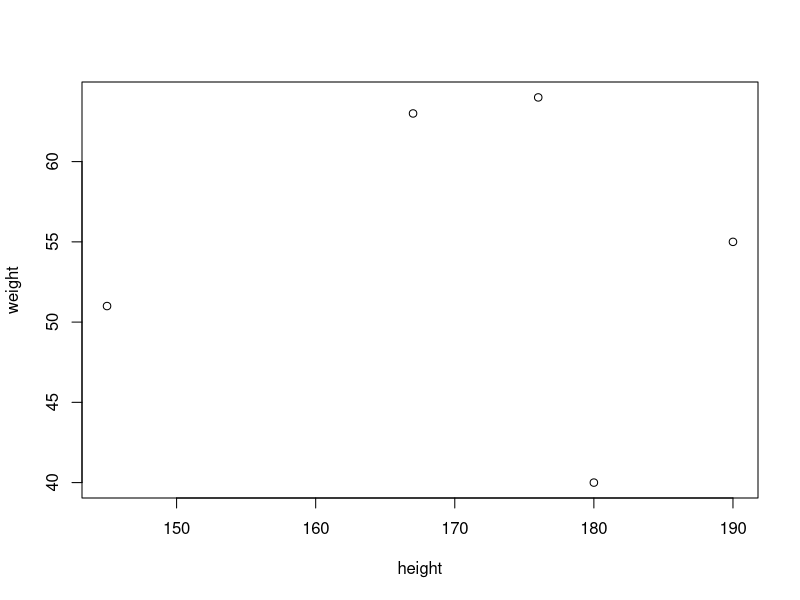
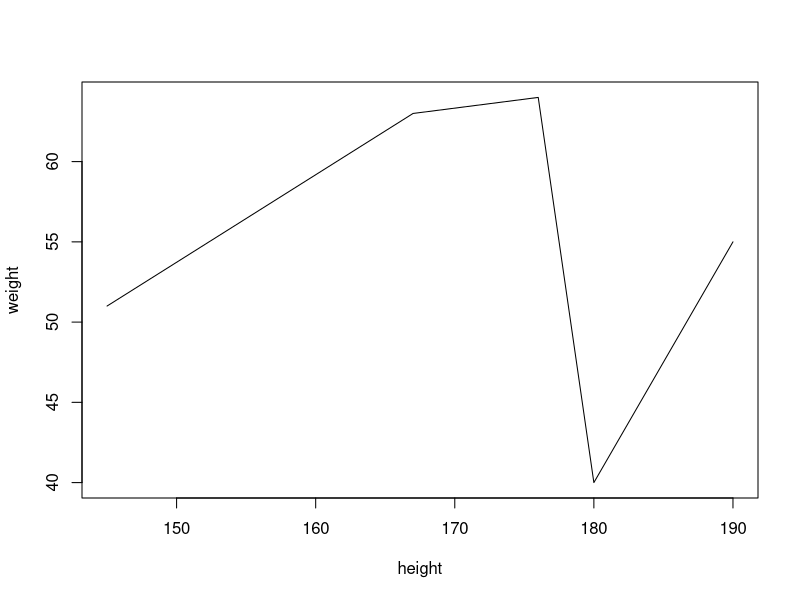
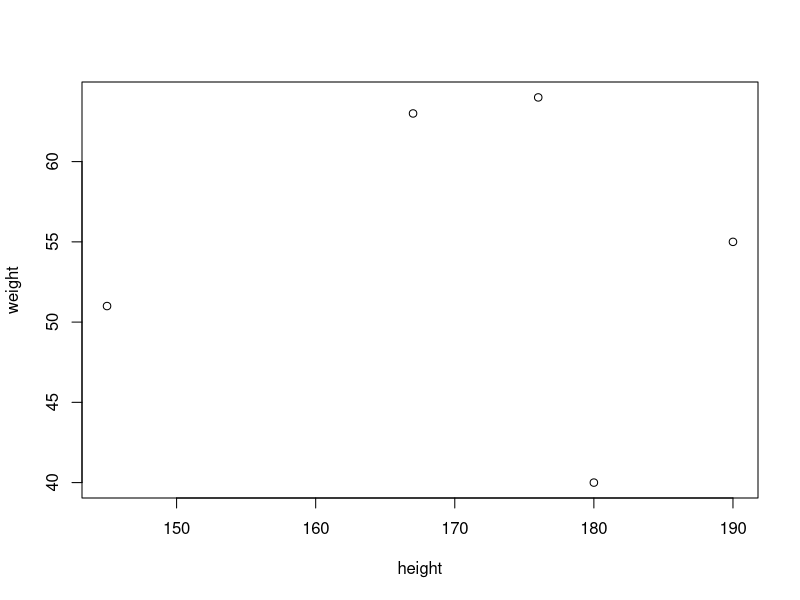
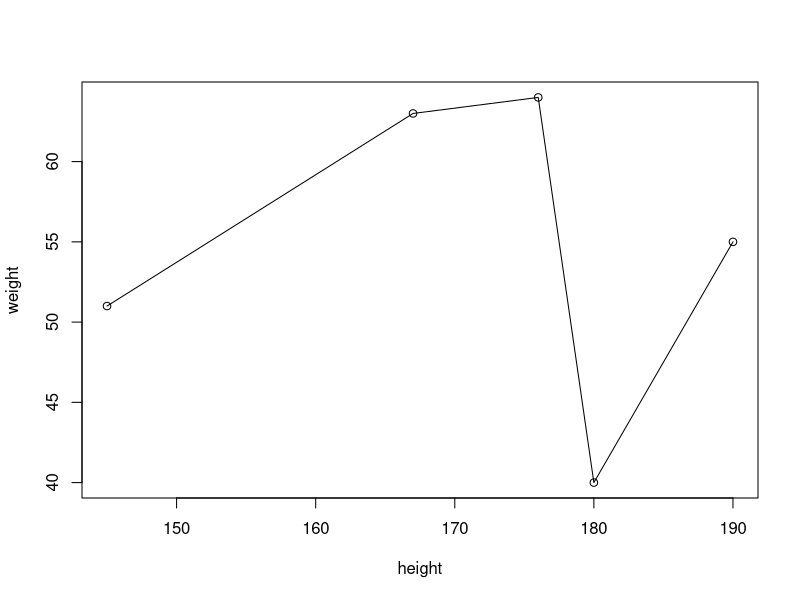
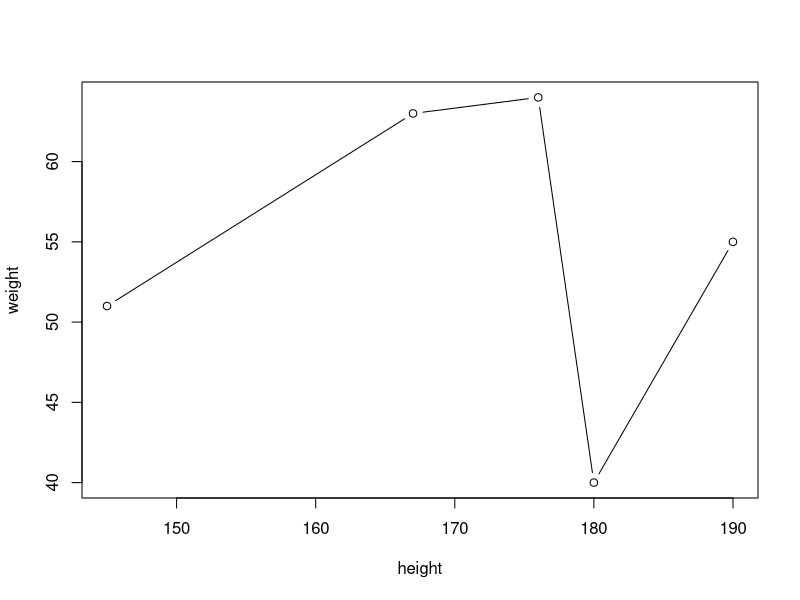

Here is the R script that generated these plots, in order:
## ---- chunk 1
knitr::opts_chunk$set(echo = TRUE)
## ---- chunk 2
height <- c(145, 167, 176, 180, 190)
weight <- c(51, 63, 64, 40, 55)

plot(height, weight)
plot(height, weight, type = "l")
plot(height, weight, type = "p")
plot(height, weight, type = "o")
plot(height, weight, type = "b")
## ---- chunk 3

